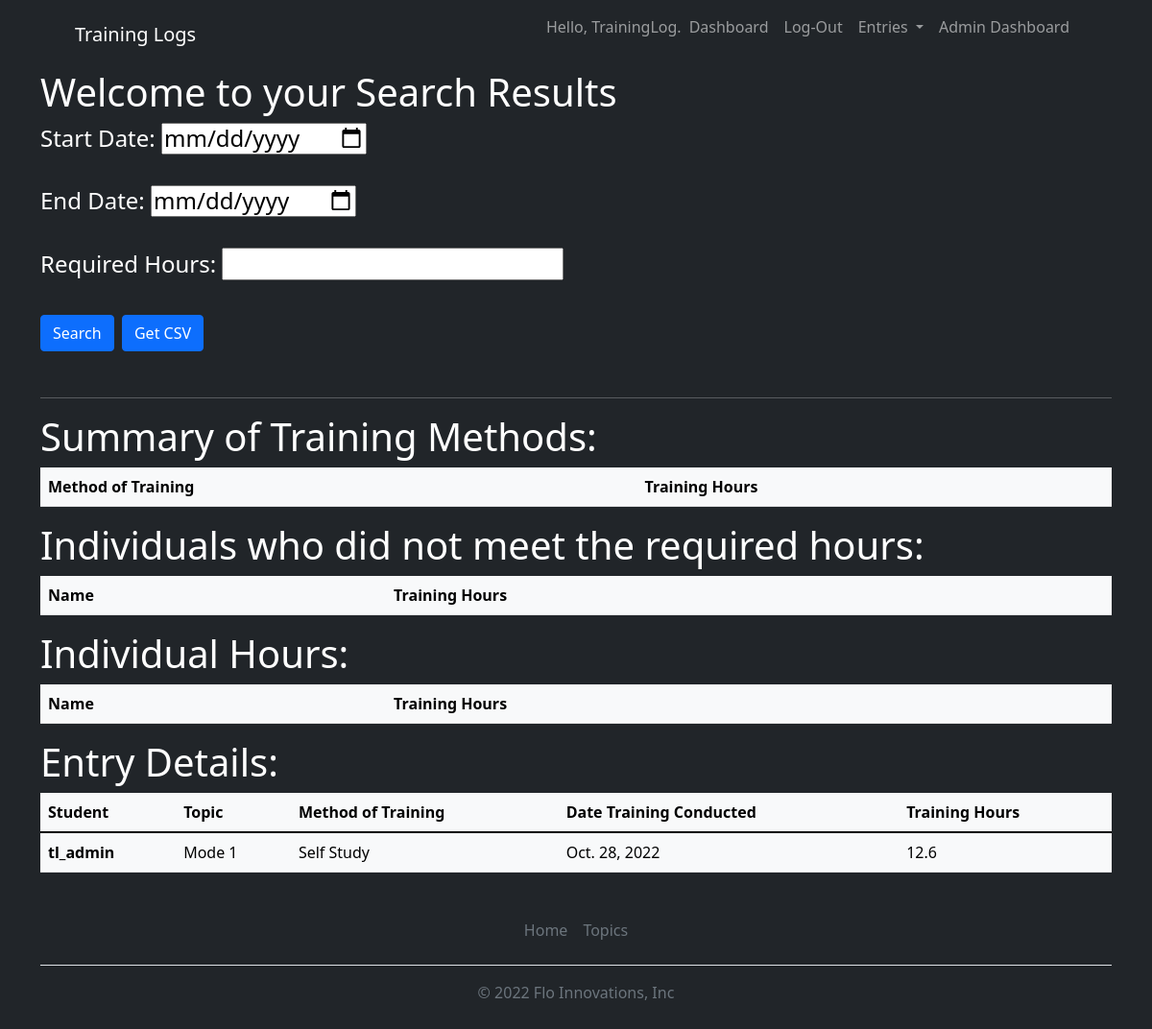
The page /users/search_results/ (signed in) on the database as committed earlier.
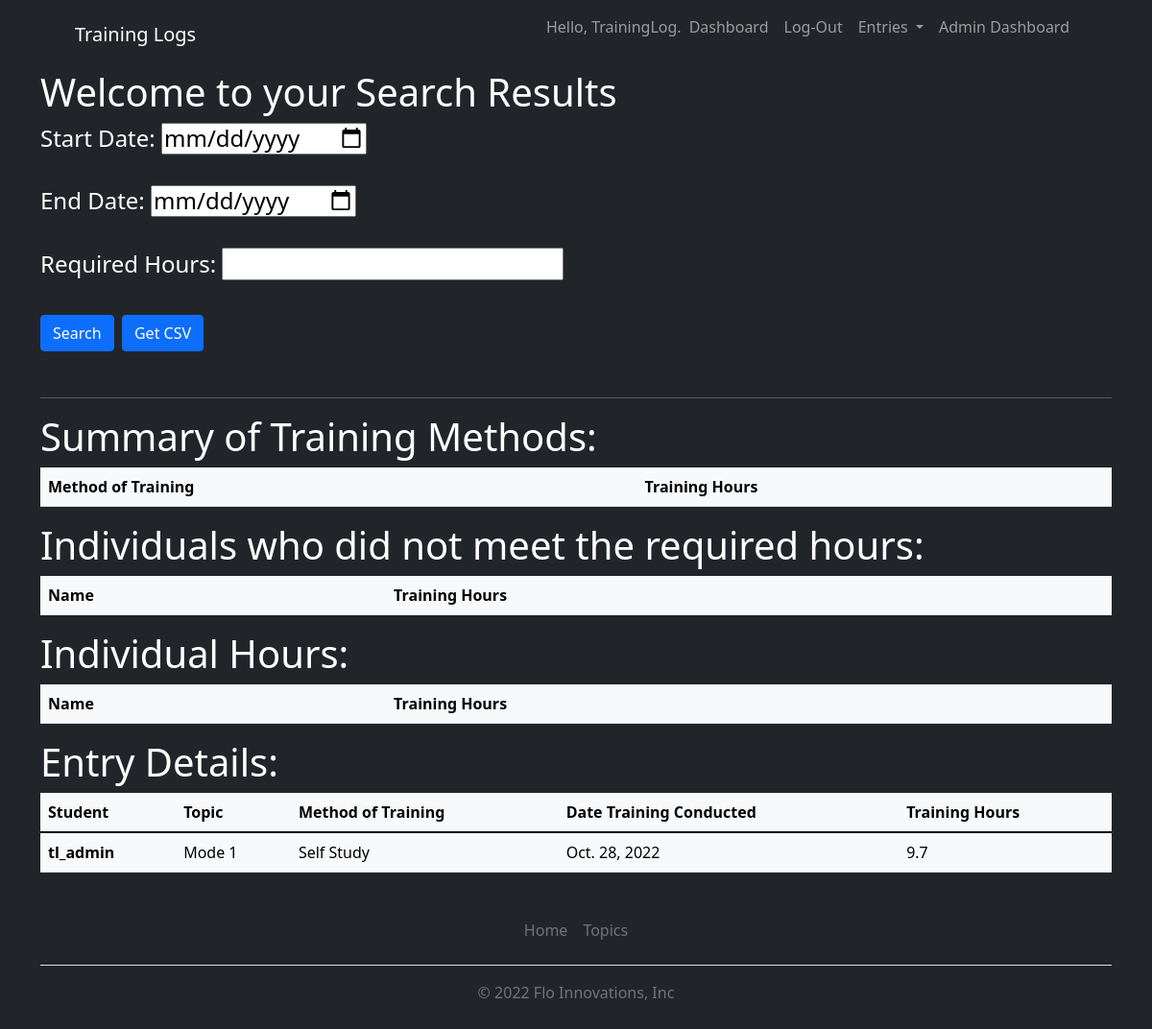
The same page on the database as committed later.
### training_logs/models.py (models this page shows, shortened)
class Entry(models.Model):
    topic = models.ForeignKey(Topic, on_delete=models.CASCADE)
    method_of_training = models.CharField(max_length=200)
    source = models.CharField(max_length=20)
    hours = models.FloatField()
    date_training_conducted = models.DateField()
    text = models.TextField()
    date_added = models.DateTimeField(auto_now_add=True)
    class Meta:
        verbose_name_plural = 'entries'

class Topic(models.Model):
    text = models.CharField(max_length=200)
    data_added = models.DateTimeField(auto_now_add = True)
    owner = models.ForeignKey(User, on_delete=models.CASCADE)

### users/views.py (the view)
# urls.py: path('search_results/', views.search_results, name='search_results'),
@login_required
def search_results(request):
    training_method_hours = {}
    total_hours = {}
    users = User.objects.all()
    bad_users = {}
    if request.method == 'POST':
        start_date = request.POST.get('start_date')
        end_date = request.POST.get('end_date')
        req_hours = int(request.POST.get('req_hours'))
        data = Entry.objects.filter(
            date_training_conducted__range=(start_date, end_date)).order_by('-date_training_conducted')
        for method in ['TSE', 'Remote', 'Class', 'In Flight', 'Self Study','DSE','CSPT','Global','CMCT','OPI','DLPT']:
            method_hours = 0
            for entry in data:
                if entry.method_of_training == method:
                    method_hours += entry.hours
            training_method_hours[method] = method_hours
        for user in users:
            hours_total = 0
            for entry in data:
                if user == entry.topic.owner:
                    hours_total += entry.hours
            total_hours[user] = hours_total
        for user, hours in total_hours.items():
            if hours < req_hours:
                bad_users[user] = hours
        return render(request, 'registration/search_results.html', {'data': data,
                                                                    'training_method_hours': training_method_hours,
                                                                    'total_hours':total_hours,
                                                                    'req_hours':req_hours,
                                                                    'bad_users':bad_users})
    else:
        data = Entry.objects.all()
        return render(request, 'registration/search_results.html', {'data': data})

### users/templates/registration/search_results.html (shortened to what this page needs)
{% extends "training_logs/base.html" %}
{% block page_header %}<h1>Welcome to your Search Results</h1>
{% endblock page_header %}
{% block content %}
<form method="POST">
  <h4>Start Date: <input type="date" name="start_date" , placeholder="Start Date" /></h4>
  <h4>End Date: <input type="date" name="end_date" /></h4>
  <h4>Required Hours: <input type="number" name="req_hours" /></h4>
  <h2><input class='btn btn-primary' type="submit" value="Search" /> <a href="{% url 'users:results_csv' %}" class="btn btn-primary">Get CSV</a> </h2>
</form>
<hr />
<h1>Summary of Training Methods:</h1>
<table class="table table-light table-hover">
  <thead>
    <tr>
      <th scope="col">Method of Training</th>
      <th scope="col">Training Hours</th>
    </tr>
  </thead>
</table>
<h1>Individuals who did not meet the required hours:</h1>
<table class="table table-light table-hover">
  <thead>
    <tr>
      <th scope="col">Name</th>
      <th scope="col">Training Hours</th>
    </tr>
  </thead>
</table>
<h1>Individual Hours:</h1>
<table class="table table-light table-hover">
  <thead>
    <tr>
      <th scope="col">Name</th>
      <th scope="col">Training Hours</th>
    </tr>
  </thead>
</table>
<h1>Entry Details:</h1>
<table class="table table-light table-hover">
  <thead>
    <tr>
      <th scope="col">Student</th>
      <th scope="col">Topic</th>
      <th scope="col">Method of Training</th>
      <th scope="col">Date Training Conducted</th>
      <th scope="col">Training Hours</th>
    </tr>
  </thead>
  <tbody>
    {% for entry in data %}
    <tr>
      <th scope="row">{{ entry.topic.owner}}</th>
      <td>{{ entry.topic.text }}</td>
      <td>{{ entry.method_of_training }}</td>
      <td>{{ entry.date_training_conducted }}</td>
      <td>{{ entry.hours }}</td>
    </tr>
    {% endfor %}
  </tbody>
</table>
{% endblock content %}

### training_logs/templates/training_logs/base.html (shortened to what this page needs)
{% load static %}
<!DOCTYPE html>
<html lang="en">
<head>
    <link href="https://cdn.jsdelivr.net/npm/bootstrap-icons@1.5.0/font/bootstrap-icons.css" rel="stylesheet" />
    <link href="{% static 'css/styles.css' %}" rel="stylesheet" />
</head>
<body class="d-flex flex-column h-50 bg-dark text-white">
    <main class="flex-shrink-0">
        <nav class="navbar navbar-expand-lg navbar-dark bg-dark">
            <div class="container px-5">
                <a class="navbar-brand" href="{% url 'training_logs:index' %}">Training Logs</a>
                <div class="collapse navbar-collapse" id="navbarSupportedContent">
                    <ul class="navbar-nav ms-auto mb-2 mb-lg-0">
                        {% if user.is_authenticated %}
                        <li class="nav-item">
                            <p class="navbar-text">Hello, {{ user.first_name }}.</p>
                        </li>
                        <li class="nav-item">
                            <a class="nav-link" href="{% url 'users:dashboard' %}">Dashboard</a>
                        </li>
                        <li class="nav-item">
                            <a class="nav-link" href="{% url 'users:logout' %}">Log-Out</a>
                        </li>
                        <li class="nav-item dropdown">
                            <a class="nav-link dropdown-toggle" href="#" role="button" data-bs-toggle="dropdown"
                                aria-expanded="false">
                                Entries
                            </a>
                        </li>
                        {% if user.is_superuser %}
                        <li class="nav-item">
                            <a class="nav-link" href="{% url 'users:admin_dashboard' %}">Admin Dashboard</a>
                        </li>
                        {% endif %}
                        {% endif %}
                    </ul>
                </div>
            </div>
        </nav>
        <body>
            <main role="main" class="container">
                {% block page_header %}{% endblock page_header %}
                <div>
                    {% block content %}
                    {% endblock content %}
                </div>
            </main>
        </body>
        <div class="container">
            <footer class="py-3 my-4">
                <ul class="nav justify-content-center border-bottom pb-3 mb-3">
                    <li class="nav-item"><a href="{% url 'training_logs:index' %}"
                            class="nav-link px-2 text-muted">Home</a></li>
                    <li class="nav-item"><a href="{% url 'training_logs:topics' %}"
                            class="nav-link px-2 text-muted">Topics</a></li>
                </ul>
                <p class="text-center text-muted">&copy; 2022 Flo Innovations, Inc</p>
            </footer>
        </div>
</html>

Rows that differ between the two databases and show on the page:
changed Entry "Self Study": hours "12.6" → "9.7"
